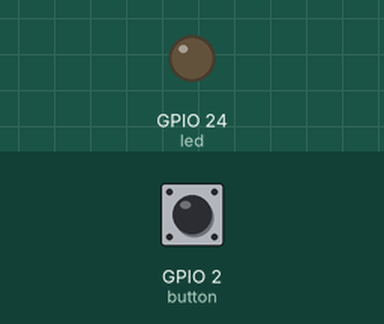
Simulated run of this program. Board: Raspberry Pi (BCM pin numbers). Shown: output pins drawn as LEDs (lit = HIGH). Inputs (shaded band) come from the test bench; at power-on: GPIO 2 (button) HIGH.

Above: at 1.2 s.
1.3 s: GPIO 2 (button) pulled LOW for 0.15 s
At 1.6 s:
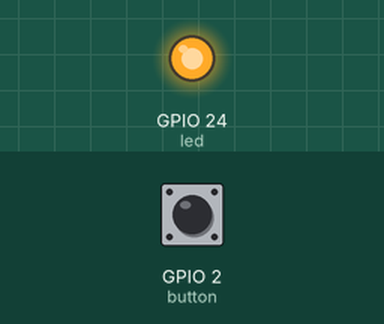
4.4 s: GPIO 2 (button) pulled LOW for 1 s
At 8.2 s:
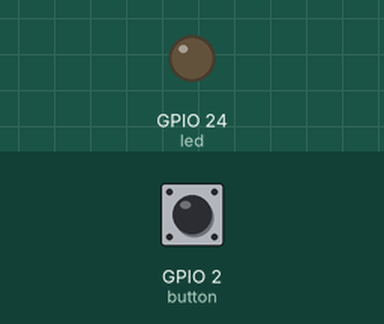
8.4 s: GPIO 2 (button) pulled LOW for 3.2 s
At 9.4 s:
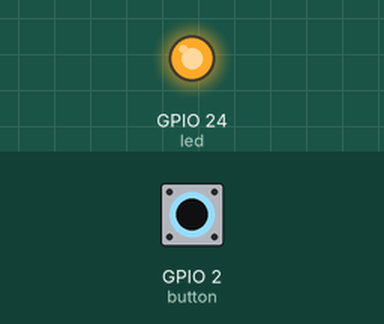
Timing chart, 0 to 12.9 s (numbered marks = the images above; inputs shaded):
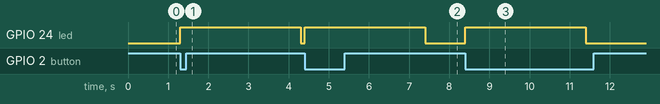

The program:

button_led.py
```python
from gpiozero import Button, LED
from time import sleep

button = Button(2)
led = LED(24)

def turn_led_on():
    led.on()
    sleep(3)
    led.off()

button.when_pressed = turn_led_on

while True:
    pass
```

Measured:
- after the input at 1.3 s, GPIO 24 (led): LOW → HIGH at once, → LOW 3.0 s later
- after the input at 4.4 s, GPIO 24 (led): LOW → HIGH at once, → LOW 3.0 s later
- after the input at 8.4 s, GPIO 24 (led): LOW → HIGH at once, → LOW 3.0 s later
